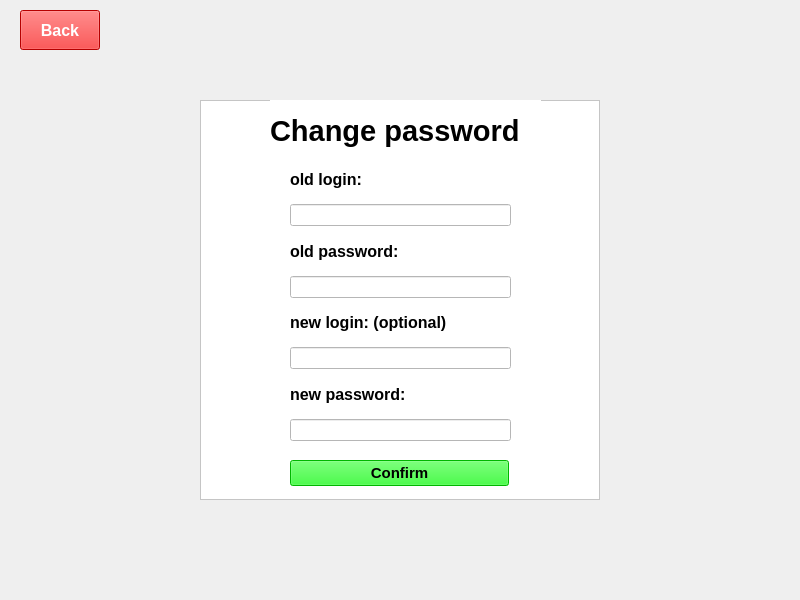
<?xml version="1.0" encoding="UTF-8"?>
<ui version="4.0">
 <class>Change</class>
 <widget class="QWidget" name="Change">
  <property name="geometry">
   <rect>
    <x>0</x>
    <y>0</y>
    <width>800</width>
    <height>600</height>
   </rect>
  </property>
  <property name="windowTitle">
   <string>Form</string>
  </property>
  <widget class="QPushButton" name="pushButton">
   <property name="geometry">
    <rect>
     <x>20</x>
     <y>10</y>
     <width>80</width>
     <height>40</height>
    </rect>
   </property>
   <property name="font">
    <font>
     <pointsize>12</pointsize>
     <weight>75</weight>
     <bold>true</bold>
    </font>
   </property>
   <property name="styleSheet">
    <string notr="true">background-color: rgb(255, 0, 0);
color: rgb(255, 255, 255);</string>
   </property>
   <property name="text">
    <string>Back</string>
   </property>
  </widget>
  <widget class="QFrame" name="frame">
   <property name="geometry">
    <rect>
     <x>200</x>
     <y>100</y>
     <width>400</width>
     <height>400</height>
    </rect>
   </property>
   <property name="styleSheet">
    <string notr="true">background-color: rgb(255, 255, 255);</string>
   </property>
   <property name="frameShape">
    <enum>QFrame::StyledPanel</enum>
   </property>
   <property name="frameShadow">
    <enum>QFrame::Raised</enum>
   </property>
   <widget class="QLabel" name="label">
    <property name="geometry">
     <rect>
      <x>70</x>
      <y>0</y>
      <width>271</width>
      <height>61</height>
     </rect>
    </property>
    <property name="font">
     <font>
      <family>Arial</family>
      <pointsize>22</pointsize>
      <weight>75</weight>
      <bold>true</bold>
     </font>
    </property>
    <property name="styleSheet">
     <string notr="true"/>
    </property>
    <property name="text">
     <string>Change password</string>
    </property>
   </widget>
   <widget class="QWidget" name="layoutWidget">
    <property name="geometry">
     <rect>
      <x>90</x>
      <y>60</y>
      <width>221</width>
      <height>281</height>
     </rect>
    </property>
    <layout class="QVBoxLayout" name="verticalLayout_2">
     <item>
      <layout class="QVBoxLayout" name="verticalLayout">
       <item>
        <widget class="QLabel" name="label_2">
         <property name="font">
          <font>
           <pointsize>12</pointsize>
           <weight>75</weight>
           <bold>true</bold>
          </font>
         </property>
         <property name="text">
          <string>old login:</string>
         </property>
        </widget>
       </item>
       <item>
        <widget class="QLineEdit" name="oldLog"/>
       </item>
       <item>
        <widget class="QLabel" name="label_3">
         <property name="font">
          <font>
           <pointsize>12</pointsize>
           <weight>75</weight>
           <bold>true</bold>
          </font>
         </property>
         <property name="text">
          <string>old password:</string>
         </property>
        </widget>
       </item>
       <item>
        <widget class="QLineEdit" name="oldPass"/>
       </item>
       <item>
        <widget class="QLabel" name="label_4">
         <property name="font">
          <font>
           <pointsize>12</pointsize>
           <weight>75</weight>
           <bold>true</bold>
          </font>
         </property>
         <property name="text">
          <string>new login: (optional)</string>
         </property>
        </widget>
       </item>
       <item>
        <widget class="QLineEdit" name="newLog"/>
       </item>
       <item>
        <widget class="QLabel" name="label_5">
         <property name="font">
          <font>
           <pointsize>12</pointsize>
           <weight>75</weight>
           <bold>true</bold>
          </font>
         </property>
         <property name="text">
          <string>new password:</string>
         </property>
        </widget>
       </item>
       <item>
        <widget class="QLineEdit" name="newPass"/>
       </item>
      </layout>
     </item>
    </layout>
   </widget>
   <widget class="QPushButton" name="pushButton_3">
    <property name="geometry">
     <rect>
      <x>90</x>
      <y>360</y>
      <width>219</width>
      <height>26</height>
     </rect>
    </property>
    <property name="font">
     <font>
      <pointsize>11</pointsize>
      <weight>75</weight>
      <bold>true</bold>
     </font>
    </property>
    <property name="styleSheet">
     <string notr="true">background-color: rgb(0, 255, 0);
</string>
    </property>
    <property name="text">
     <string>Confirm</string>
    </property>
   </widget>
  </widget>
 </widget>
 <resources/>
 <connections/>
</ui>
